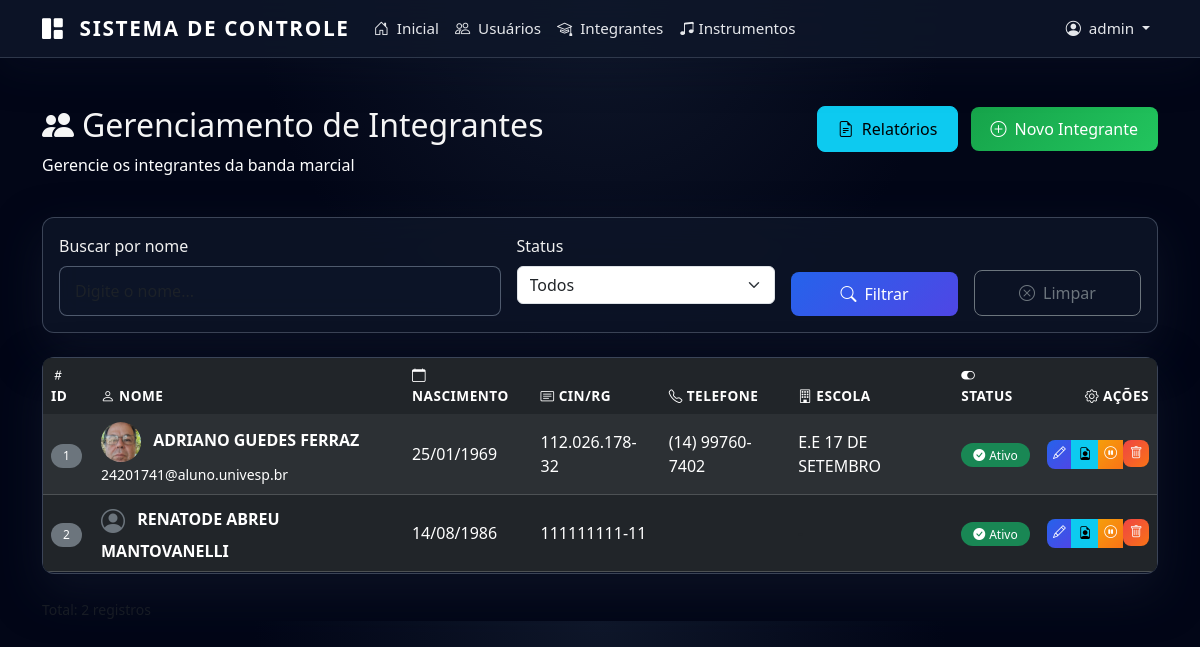
The app's page /admin/alunos (signed in), older data.
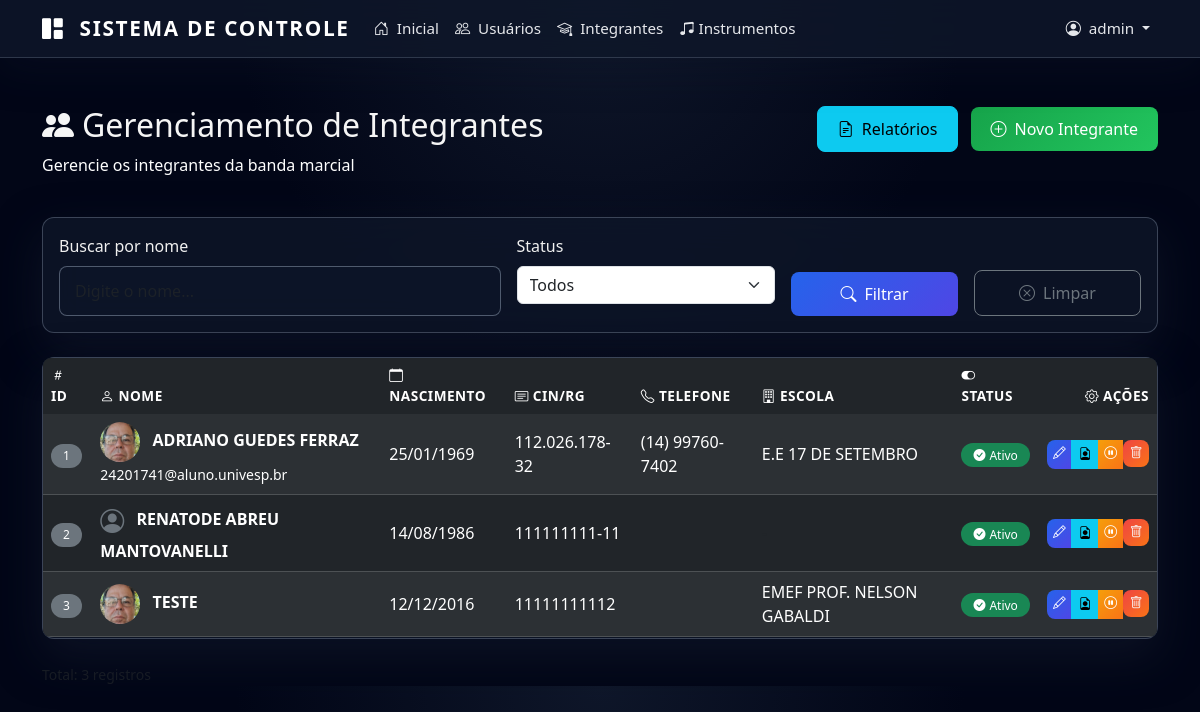
The same page, newer data.
### app/models.py (models this page shows, shortened)
class User(UserMixin, db.Model):
    id = db.Column(db.Integer, primary_key=True)
    username = db.Column(db.String(100), unique=True, nullable=False)
    password = db.Column(db.String(255), nullable=False)
    is_admin = db.Column(db.Boolean, default=False)
    is_active = db.Column(db.Boolean, default=True)
    must_change_password = db.Column(db.Boolean, default=True)
    login_attempts = db.Column(db.Integer, default=0)
    blocked_until = db.Column(db.DateTime, nullable=True)

class Aluno(db.Model):
    id = db.Column(db.Integer, primary_key=True)
    nome = db.Column(db.String(200), nullable=False)
    data_nascimento = db.Column(db.Date, nullable=True)
    naturalidade = db.Column(db.String(100))
    cin_rg = db.Column(db.String(20), unique=True)
    email = db.Column(db.String(150))
    telefone = db.Column(db.String(20))
    cep = db.Column(db.String(10))
    endereco = db.Column(db.String(300))
    bairro = db.Column(db.String(100))
    cidade = db.Column(db.String(100))
    estado = db.Column(db.String(2))
    foto_path = db.Column(db.String(500))
    ativo = db.Column(db.Boolean, default=True)
    numero = db.Column(db.String(20))
    complemento = db.Column(db.String(200))
    funcao_id = db.Column(db.Integer, db.ForeignKey('funcao_banda.id'))
    funcao = db.relationship('FuncaoBanda', backref='alunos')
    created_at = db.Column(db.DateTime, default=datetime.utcnow)
    responsaveis = db.relationship('Responsavel', backref='aluno', lazy=True, cascade='all, delete-orphan')
    uniforme = db.relationship('Uniforme', backref='aluno', lazy=True, cascade='all, delete-orphan')
    presencas = db.relationship('Presenca', backref='aluno', lazy=True, cascade='all, delete-orphan')
    instrumentos = db.relationship('AlunoInstrumento', backref='aluno', lazy=True, cascade='all, delete-orphan')
    escolas = db.relationship('AlunoEscola', backref='aluno', lazy=True, cascade='all, delete-orphan')
    autorizacoes_foto = db.relationship(
        'AutorizacaoFotoMenor',
        back_populates='aluno',
        lazy='dynamic',
        cascade='all, delete-orphan',
    )

class AlunoEscola(db.Model):
    id = db.Column(db.Integer, primary_key=True)
    aluno_id = db.Column(db.Integer, db.ForeignKey('aluno.id'), nullable=False)
    escola_id = db.Column(db.Integer, db.ForeignKey('escola.id'), nullable=False)
    data_matricula = db.Column(db.Date, default=datetime.utcnow().date)

class Escola(db.Model):
    id = db.Column(db.Integer, primary_key=True)
    nome = db.Column(db.String(200), nullable=False)
    endereco = db.Column(db.String(300))
    alunos = db.relationship('AlunoEscola', backref='escola', lazy=True)

### app/routes.py (the view)
@main_bp.route("/admin/alunos")
@login_required
def listar_alunos():
    nome_busca = request.args.get('busca', '')
    ativo_filter = request.args.get('ativo', '')
    query = Aluno.query
    if nome_busca:
        query = query.filter(Aluno.nome.ilike(f'%{nome_busca}%'))
    if ativo_filter == '1':
        query = query.filter(Aluno.ativo == True)
    elif ativo_filter == '0':
        query = query.filter(Aluno.ativo == False)
    alunos = query.order_by(Aluno.nome).all()
    return render_template("admin_alunos.html",
                           alunos=alunos,
                           busca=nome_busca,
                           ativo_filter=ativo_filter)

### app/__init__.py (called while the page is built)
@login_manager.user_loader
def load_user(user_id):
    from .models import User
    return User.query.get(int(user_id))

### templates/admin_alunos.html (shortened to what this page needs)
{% extends "base.html" %}
{% block content %}
<div class="container mt-5 fade-in">
  <div class="row mb-4">
    <div class="col-md-8">
      <h2><i class="bi bi-people-fill me-2"></i>Gerenciamento de Integrantes</h2>
      <p class="text-white">Gerencie os integrantes da banda marcial</p>
    </div>
    <div class="col-md-4 text-md-end">
      <a href="{{ url_for('main.relatorio_geral_alunos') }}" class="btn btn-info me-2" target="_blank">
        <i class="bi bi-file-earmark-text me-2"></i>Relatórios
      </a>
      {% if current_user.is_admin %}
      <a href="{{ url_for('main.criar_aluno') }}" class="btn btn-success">
        <i class="bi bi-plus-circle me-2"></i>Novo Integrante
      </a>
      {% endif %}
    </div>
  </div>
  <div class="card mb-4">
    <div class="card-body">
      <form method="GET" action="{{ url_for('main.listar_alunos') }}" class="row g-3">
        <div class="col-md-5">
          <label for="busca" class="form-label">Buscar por nome</label>
          <input type="text" name="busca" id="busca" class="form-control"
                 value="{{ busca }}" placeholder="Digite o nome...">
        </div>
        <div class="col-md-3">
          <label for="ativo" class="form-label">Status</label>
          <select name="ativo" id="ativo" class="form-select">
            <option value="">Todos</option>
          </select>
        </div>
        <div class="col-md-2 d-flex align-items-end">
          <button type="submit" class="btn btn-primary w-100">
            <i class="bi bi-search me-2"></i>Filtrar
          </button>
        </div>
        <div class="col-md-2 d-flex align-items-end">
          <a href="{{ url_for('main.listar_alunos') }}" class="btn btn-outline-secondary w-100">
            <i class="bi bi-x-circle me-2"></i>Limpar
          </a>
        </div>
      </form>
    </div>
  </div>
  <div class="card">
    <div class="card-body p-0">
      <div class="table-responsive">
        <table class="table table-dark table-striped table-hover mb-0">
          <thead class="table-dark">
            <tr>
              <th><i class="bi bi-hash me-1"></i>ID</th>
              <th><i class="bi bi-person me-1"></i>Nome</th>
              <th><i class="bi bi-calendar me-1"></i>Nascimento</th>
              <th><i class="bi bi-card-text me-1"></i>CIN/RG</th>
              <th><i class="bi bi-telephone me-1"></i>Telefone</th>
              <th><i class="bi bi-building me-1"></i>Escola</th>
              <th><i class="bi bi-toggle-on me-1"></i>Status</th>
              <th class="text-end"><i class="bi bi-gear me-1"></i>Ações</th>
            </tr>
          </thead>
          <tbody>
            {% for a in alunos %}
            <tr>
              <td><span class="badge bg-secondary">{{ a.id }}</span></td>
              <td>
                {% if a.foto_path %}
                  <img src="{{ url_for('static', filename=a.foto_path) }}" alt="Foto"
                       class="rounded-circle me-2" style="width: 40px; height: 40px; object-fit: cover;">
                {% else %}
                  <i class="bi bi-person-circle text-secondary me-2" style="font-size: 1.5rem; vertical-align: middle;"></i>
                {% endif %}
                <strong>{{ a.nome }}</strong>
                {% if a.email %}
                  <br><small class="text-white">{{ a.email }}</small>
                {% endif %}
              </td>
              <td>
                {% if a.data_nascimento %}
                  {{ a.data_nascimento.strftime('%d/%m/%Y') }}
                {% else %}
                  <span class="text-muted">-</span>
                {% endif %}
              </td>
              <td>{{ a.cin_rg or ' ' }}</td>
              <td>{{ a.telefone or ' ' }}</td>
              <td>
                {% if a.escolas %}
                  {% for ae in a.escolas %}
                    {{ ae.escola.nome }}{% if not loop.last %}<br>{% endif %}
                  {% endfor %}
                {% else %}
                  <span class="text-muted">-</span>
                {% endif %}
              </td>
              <td>
                {% if a.ativo %}
                  <span class="badge bg-success">
                    <i class="bi bi-check-circle-fill me-1"></i>Ativo
                  </span>
                {% else %}
                  <span class="badge bg-danger">
                    <i class="bi bi-x-circle-fill me-1"></i>Inativo
                  </span>
                {% endif %}
              </td>
              <td class="text-end">
                <div class="btn-group btn-group-sm" role="group" style="white-space: nowrap;">
                  {% if current_user.is_admin %}
                  <a href="{{ url_for('main.editar_aluno', aluno_id=a.id) }}" class="btn btn-primary" title="Editar">
                    <i class="bi bi-pencil"></i>
                  </a>
                  {% endif %}
                  <a href="{{ url_for('main.relatorio_aluno', aluno_id=a.id) }}" class="btn btn-info" title="Relatório", target="_blank"
                     {% if not a.ativo %}style="opacity: 0.5; cursor: not-allowed"{% endif %}>
                    <i class="bi bi-file-earmark-person",></i>
                  </a>
                  {% if current_user.is_admin %}
                  <a href="{{ url_for('main.toggle_aluno', aluno_id=a.id) }}" class="btn {% if a.ativo %}btn-warning{% else %}btn-success{% endif %}"
                     title="{% if a.ativo %}Inativar{% else %}Ativar{% endif %}">
                    <i class="bi {% if a.ativo %}bi-pause-circle{% else %}bi-play-circle{% endif %}"></i>
                  </a>
                  <form action="{{ url_for('main.excluir_aluno', aluno_id=a.id) }}" method="POST" style="display: inline-block;">
                    <button type="submit" class="btn btn-danger" title="Excluir"
                            onclick="return confirm('Inativar {{ a.nome }}?')">
                      <i class="bi bi-trash"></i>
                    </button>
                  </form>
                  {% endif %}
                </div>
              </td>
            </tr>
            {% endfor %}
          </tbody>
        </table>
      </div>
    </div>
  </div>
  <div class="mt-4 text-muted">
    <small>Total: {{ alunos|length }} registros</small>
  </div>
</div>
{% endblock %}

### templates/base.html (shortened to what this page needs)
<!DOCTYPE html>
<html lang="pt-br">
<head>
  <link href="https://cdn.jsdelivr.net/npm/bootstrap@5.3.8/dist/css/bootstrap.min.css" rel="stylesheet">
  <link rel="stylesheet" href="https://cdn.jsdelivr.net/npm/bootstrap-icons@1.11.3/font/bootstrap-icons.min.css">
  <link rel="stylesheet" href="{{ url_for('static', filename='css/style.css') }}">
</head>
<body>
  {% if current_user.is_authenticated %}
  <nav class="navbar navbar-expand-md navbar-dark">
    <div class="container">
      <a class="navbar-brand" href="{{ url_for('main.dashboard') }}">
        <i class="bi bi-grid-1x2-fill me-2"></i> Sistema de Controle
      </a>
      <div class="collapse navbar-collapse" id="navbarNav">
        <ul class="navbar-nav me-auto">
          <li class="nav-item">
            <a class="nav-link" href="{{ url_for('main.dashboard') }}">
              <i class="bi bi-house-door me-1"></i> Inicial
            </a>
          </li>
          {% if current_user.is_admin %}
          <li class="nav-item">
            <a class="nav-link" href="{{ url_for('main.listar_usuarios') }}">
              <i class="bi bi-people me-1"></i> Usuários
            </a>
          </li>
          {% endif %}
          <li class="nav-item">
            <a class="nav-link" href="{{ url_for('main.listar_alunos') }}">
              <i class="bi bi-mortarboard me-1"></i> Integrantes
            </a>
          </li>
          <li class="nav-item">
            <a class="nav-link" href="{{ url_for('main.listar_instrumentos') }}">
              <i class="bi bi-music-note-beamed"></i> Instrumentos
            </a>
          </li>
        </ul>
        <ul class="navbar-nav">
          <li class="nav-item dropdown">
            <a class="nav-link dropdown-toggle" href="#" role="button" data-bs-toggle="dropdown" aria-expanded="false">
              <i class="bi bi-person-circle me-1"></i> {{ current_user.username }}
            </a>
          </li>
        </ul>
      </div>
    </div>
  </nav>
  {% endif %}
  <main class="{% if not current_user.is_authenticated %}min-vh-100{% endif %}">
    {% block content %}{% endblock %}
  </main>
</body>
</html>

### static/css/style.css (style rules this page uses)
:root { --primary-color: #0f172a; --secondary-color: #1e293b; --accent-color: #2563eb; --highlight-color: #e94560; --text-light: #e5e7eb; --text-muted: #9ca3af; --surface-color: #ffffff; --surface-muted: rgba(15, 23, 42, 0.04); --success-color: #22c55e; --warning-color: #facc15; --danger-color: #ef4444; }
body { font-family: system-ui, -apple-system, BlinkMacSystemFont, 'Segoe UI', Tahoma, Geneva, Verdana, sans-serif; background: radial-gradient(circle at top, #0f172a 0, #020617 40%, #020617 100%); color: #e5e7eb; }
.navbar { background: rgba(15, 23, 42, 0.85) !important; backdrop-filter: blur(16px); -webkit-backdrop-filter: blur(16px); border-bottom: 1px solid rgba(148, 163, 184, 0.25); box-shadow: 0 10px 40px rgba(15, 23, 42, 0.35); }
.navbar-brand { font-weight: 700; font-size: 1.3rem; letter-spacing: 0.08em; text-transform: uppercase; }
.nav-link { font-weight: 500; font-size: 0.95rem; color: #e5e7eb !important; transition: color 0.25s ease, opacity 0.25s ease; }
.card { border: none; border-radius: 12px; background: rgba(15, 23, 42, 0.75); backdrop-filter: blur(18px); -webkit-backdrop-filter: blur(18px); border: 1px solid rgba(148, 163, 184, 0.35); box-shadow: 0 18px 45px rgba(15, 23, 42, 0.7); transition: transform 0.3s ease, box-shadow 0.3s ease; }
.btn { border-radius: 8px; font-weight: 500; padding: 10px 20px; transition: all 0.3s ease; }
.btn-success { background: linear-gradient(135deg, #16a34a, #22c55e); border: none; }
.btn-primary { background: linear-gradient(135deg, #2563eb, #4f46e5); border: none; }
.btn-warning { background: linear-gradient(135deg, #f59e0b, #f97316); border: none; color: white; }
.btn-danger { background: linear-gradient(135deg, #ef4444, #f97316); border: none; color: #f9fafb; }
.table { border-radius: 8px; overflow: hidden; }
.table-dark { background-color: var(--primary-color); }
.table thead th { border-bottom: none; font-weight: 600; text-transform: uppercase; font-size: 0.85rem; letter-spacing: 0.5px; }
.table tbody tr { transition: background-color 0.2s ease; }
.badge { padding: 6px 12px; border-radius: 20px; font-weight: 500; font-size: 0.75rem; }
.form-control { border-radius: 8px; border: 1px solid rgba(148, 163, 184, 0.5); padding: 12px 15px; transition: all 0.3s ease; background-color: rgba(15, 23, 42, 0.65); color: #e5e7eb; }
.form-label { font-weight: 500; color: #f0f0f0; margin-bottom: 8px; }
h2, h3, h4, h5, h6 { color: #f5f5f5; }
p { color: #d0d0d0; }
.fade-in { animation: fadeIn 0.5s ease-out; }

### templates/admin_alunos.html (style rules this page uses)
.btn-group-sm .btn { padding: 0.25rem 0.4rem; font-size: 0.8rem; }
.table td { vertical-align: middle; }

Row changes from the older to the newer data that the page shows:
added Aluno: id "3", foto_path (picture), nome "TESTE", data_nascimento "12/12/2016", cin_rg "11111111112", ativo True (drawn)
added AlunoEscola: escola.nome "EMEF PROF. NELSON GABALDI", shown under "3"
Text that changed along with them:
{{ alunos|length }}: "2" → "3"
